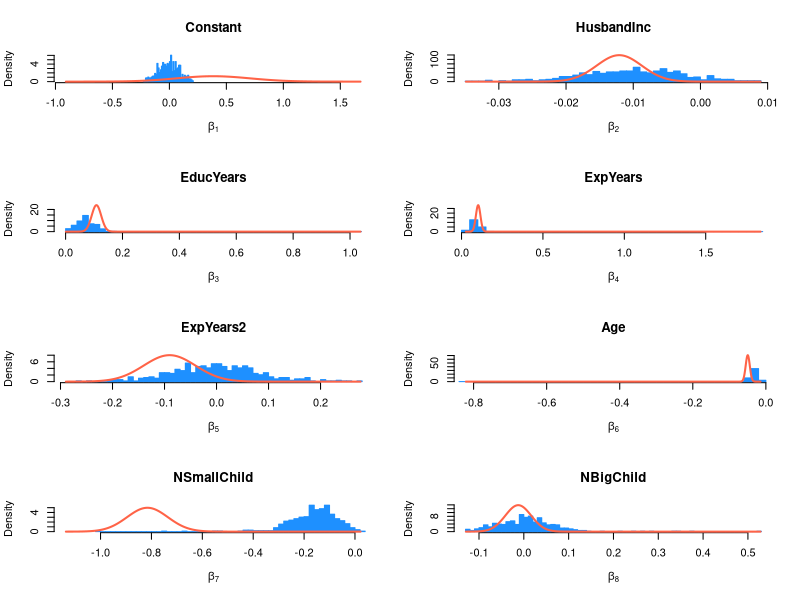

Generate this figure with R:
require('msm')
require('mvtnorm')

data = read.table('WomenWork.dat', header=TRUE)
Y = data$Work
X = as.matrix(data[,-data$Work])
nObs = nrow(X)
nFeats = ncol(X)

# Calculate the accuracy of the beta values
performance = function(betas){
  y_hat = as.vector(X %*% betas)
  y_hat = sign(y_hat)
  y_hat[y_hat==-1] = 0
  
  print(table(y_hat, Y))
  print(mean(y_hat != Y))
}

uGenerator = function(betas) {
  curMean = X %*% t(betas)
  u = rep(0, nObs)
  for(i in 1:nObs){
    # Define bounds = (lower, upper)
    if(Y[i] == 0){
      bounds = c(-Inf, 0)
    }else{
      bounds = c(0, Inf)
    }
    u[i] = rtnorm(n=1, mean=curMean[i], sd=1, lower=bounds[1], upper=bounds[2])
  }
  return(u)
}

# From the given u, draw new beta-values
betaGenerator = function(u, sigma2=1) {
  # From lecture 5, slide 8
  XtX = t(X) %*% X
  beta_hat = solve(XtX) %*% t(X) %*% as.matrix(u)
  mu_n = solve(XtX + omega_0) %*% (XtX %*% beta_hat + omega_0 %*% mu_0)
  omega_n = XtX + omega_0
  
  beta = rmvnorm(n=1, mean=mu_n, sigma=(sigma2*solve(omega_n)))
  return (beta)
}

# Initial values
mu_0 = 0
tau = 10
mu_0 = rep(0, nFeats)
omega_0 = tau^2 * diag(nFeats)
beta_prior = as.matrix(rnorm(n=nFeats, mean=mu_0, sd=sqrt(diag(omega_0))))
u = uGenerator(t(beta_prior))

# Necessary with 1000 iterations, draws more to get smoother histograms
draws = 500
# One column for each beta parameter
result_beta = matrix(0, draws, nFeats)
for(i in 1:draws) {
  print(i)
  beta = betaGenerator(u)
  u = uGenerator(beta)
  result_beta[i,] = beta
}

performance(colMeans(result_beta))

# c

logPostProbit = function(betas, y, X) {
  yPred = as.matrix(X) %*% betas
  
  logLike = sum(y*pnorm(yPred, log.p = TRUE) + (1-y)*pnorm(yPred, log.p = TRUE, lower.tail = FALSE))
  logPrior = dmvnorm(betas, mu_0, omega_0, log=TRUE);
  
  # add the log prior and log-likelihood together to get log posterior
  return(logLike + logPrior)
  
}

initValues = rep(0, nFeats)
optimResults = optim(initValues,
                     logPostProbit, y=Y, X=X,
                     method=c('BFGS'), control=list(fnscale=-1), hessian=TRUE)

postMode = optimResults$par
postCov = -solve(optimResults$hessian)
approxPostStd = sqrt(diag(postCov)/nFeats)

performance(postMode)

pdf('plots/betas.pdf')
  par(mfrow=c(4,2))
  for(i in 1:nFeats) {
    mean = postMode[i]
    sd = approxPostStd[i]
  
    # Remove outliers. (2 < x < 98) %
    draws = result_beta[,i]
    threshold = 0.02
    bounds = quantile(draws, probs=c(threshold, 1 - threshold))
    draws = draws[draws > bounds[1]]
    trimmed = draws[draws < bounds[2]]
    
    # Toggle to include/exclude outliers
    values = result_beta[,i]
    values = trimmed
    
    xRange = c(values, mean + sd * 4, mean - sd * 4)
    betaGrid = seq(min(xRange), max(xRange), length=1000)
    
    gibbs_density = hist(values, breaks=50, plot=FALSE)
    approx_density = dnorm(betaGrid, mean=mean, sd=sd)
    
    yMax = max(c(approx_density, gibbs_density$density))
    
    plot(gibbs_density, freq=FALSE, col='dodgerblue', border='dodgerblue',
         xlim=c(min(betaGrid), max(betaGrid)), 
         ylim=c(0, yMax),
         xlab=substitute(beta[idx], list(idx=i)),
         main=colnames(X)[i])
    lines(betaGrid, approx_density, col='tomato', lwd=2)
  }
dev.off()
